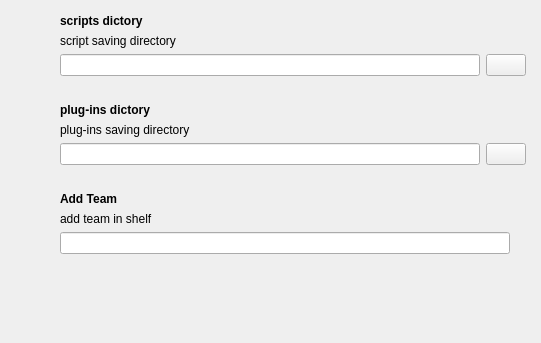
<?xml version="1.0" encoding="UTF-8"?>
<ui version="4.0">
 <class>Dialog</class>
 <widget class="QDialog" name="Dialog">
  <property name="geometry">
   <rect>
    <x>0</x>
    <y>0</y>
    <width>541</width>
    <height>343</height>
   </rect>
  </property>
  <property name="windowTitle">
   <string>Dialog</string>
  </property>
  <layout class="QHBoxLayout" name="horizontalLayout_6">
   <item>
    <layout class="QVBoxLayout" name="verticalLayout_3">
     <item>
      <layout class="QHBoxLayout" name="horizontalLayout_3">
       <item alignment="Qt::AlignTop">
        <widget class="QPushButton" name="scriptsConfig">
         <property name="sizePolicy">
          <sizepolicy hsizetype="Fixed" vsizetype="Fixed">
           <horstretch>0</horstretch>
           <verstretch>0</verstretch>
          </sizepolicy>
         </property>
         <property name="cursor">
          <cursorShape>PointingHandCursor</cursorShape>
         </property>
         <property name="styleSheet">
          <string notr="true">QPushButton#scriptsConfig { 
	background-color:rgba(0, 0, 0, 0);
	qproperty-icon:url(:/room/icons8-settings-50.png);
}</string>
         </property>
         <property name="text">
          <string/>
         </property>
         <property name="autoDefault">
          <bool>true</bool>
         </property>
         <property name="flat">
          <bool>true</bool>
         </property>
        </widget>
       </item>
       <item>
        <widget class="QWidget" name="widget_2" native="true">
         <layout class="QVBoxLayout" name="verticalLayout">
          <property name="leftMargin">
           <number>3</number>
          </property>
          <property name="topMargin">
           <number>3</number>
          </property>
          <property name="rightMargin">
           <number>3</number>
          </property>
          <property name="bottomMargin">
           <number>3</number>
          </property>
          <item>
           <widget class="QLabel" name="label">
            <property name="font">
             <font>
              <family>Arial</family>
              <weight>75</weight>
              <bold>true</bold>
             </font>
            </property>
            <property name="text">
             <string>scripts dictory</string>
            </property>
           </widget>
          </item>
          <item>
           <widget class="QLabel" name="label_2">
            <property name="font">
             <font>
              <family>Arial</family>
             </font>
            </property>
            <property name="text">
             <string>script saving directory</string>
            </property>
           </widget>
          </item>
          <item>
           <layout class="QHBoxLayout" name="horizontalLayout" stretch="0,0">
            <property name="spacing">
             <number>6</number>
            </property>
            <property name="sizeConstraint">
             <enum>QLayout::SetDefaultConstraint</enum>
            </property>
            <property name="leftMargin">
             <number>0</number>
            </property>
            <item>
             <widget class="QLineEdit" name="lineEdit">
              <property name="sizePolicy">
               <sizepolicy hsizetype="Maximum" vsizetype="Fixed">
                <horstretch>0</horstretch>
                <verstretch>0</verstretch>
               </sizepolicy>
              </property>
              <property name="minimumSize">
               <size>
                <width>420</width>
                <height>0</height>
               </size>
              </property>
              <property name="maximumSize">
               <size>
                <width>16777215</width>
                <height>16777215</height>
               </size>
              </property>
             </widget>
            </item>
            <item>
             <widget class="QPushButton" name="scriptsFind">
              <property name="sizePolicy">
               <sizepolicy hsizetype="Fixed" vsizetype="Fixed">
                <horstretch>0</horstretch>
                <verstretch>0</verstretch>
               </sizepolicy>
              </property>
              <property name="styleSheet">
               <string notr="true">QPushButton#scriptsFind { 
	qproperty-icon:url(:/room/icons8-folder-50-5.png)
}</string>
              </property>
              <property name="text">
               <string/>
              </property>
             </widget>
            </item>
           </layout>
          </item>
         </layout>
        </widget>
       </item>
      </layout>
     </item>
     <item>
      <spacer name="verticalSpacer">
       <property name="orientation">
        <enum>Qt::Vertical</enum>
       </property>
       <property name="sizeType">
        <enum>QSizePolicy::Fixed</enum>
       </property>
       <property name="sizeHint" stdset="0">
        <size>
         <width>20</width>
         <height>15</height>
        </size>
       </property>
      </spacer>
     </item>
     <item>
      <layout class="QHBoxLayout" name="horizontalLayout_4">
       <item alignment="Qt::AlignTop">
        <widget class="QPushButton" name="pluginsConfig">
         <property name="sizePolicy">
          <sizepolicy hsizetype="Fixed" vsizetype="Fixed">
           <horstretch>0</horstretch>
           <verstretch>0</verstretch>
          </sizepolicy>
         </property>
         <property name="cursor">
          <cursorShape>PointingHandCursor</cursorShape>
         </property>
         <property name="styleSheet">
          <string notr="true">QPushButton#pluginsConfig { 
	background-color:rgba(0, 0, 0, 0);
	qproperty-icon:url(:/room/icons8-settings-50.png);
}</string>
         </property>
         <property name="text">
          <string/>
         </property>
         <property name="flat">
          <bool>true</bool>
         </property>
        </widget>
       </item>
       <item>
        <widget class="QWidget" name="widget_3" native="true">
         <layout class="QVBoxLayout" name="verticalLayout_2">
          <property name="leftMargin">
           <number>3</number>
          </property>
          <property name="topMargin">
           <number>3</number>
          </property>
          <property name="rightMargin">
           <number>3</number>
          </property>
          <property name="bottomMargin">
           <number>3</number>
          </property>
          <item>
           <widget class="QLabel" name="label_3">
            <property name="font">
             <font>
              <family>Arial</family>
              <weight>75</weight>
              <bold>true</bold>
             </font>
            </property>
            <property name="text">
             <string>plug-ins dictory</string>
            </property>
           </widget>
          </item>
          <item>
           <widget class="QLabel" name="label_4">
            <property name="font">
             <font>
              <family>Arial</family>
             </font>
            </property>
            <property name="text">
             <string>plug-ins saving directory</string>
            </property>
           </widget>
          </item>
          <item>
           <layout class="QHBoxLayout" name="horizontalLayout_2">
            <item>
             <widget class="QLineEdit" name="lineEdit_2">
              <property name="sizePolicy">
               <sizepolicy hsizetype="Maximum" vsizetype="Fixed">
                <horstretch>0</horstretch>
                <verstretch>0</verstretch>
               </sizepolicy>
              </property>
              <property name="minimumSize">
               <size>
                <width>420</width>
                <height>0</height>
               </size>
              </property>
              <property name="maximumSize">
               <size>
                <width>16777215</width>
                <height>16777215</height>
               </size>
              </property>
              <property name="text">
               <string/>
              </property>
             </widget>
            </item>
            <item>
             <widget class="QPushButton" name="pluginsFind">
              <property name="sizePolicy">
               <sizepolicy hsizetype="Fixed" vsizetype="Fixed">
                <horstretch>0</horstretch>
                <verstretch>0</verstretch>
               </sizepolicy>
              </property>
              <property name="styleSheet">
               <string notr="true">QPushButton#pluginsFind { 
	qproperty-icon:url(:/room/icons8-folder-50-5.png)
}</string>
              </property>
              <property name="text">
               <string/>
              </property>
             </widget>
            </item>
           </layout>
          </item>
         </layout>
        </widget>
       </item>
      </layout>
     </item>
     <item>
      <spacer name="verticalSpacer_3">
       <property name="orientation">
        <enum>Qt::Vertical</enum>
       </property>
       <property name="sizeType">
        <enum>QSizePolicy::Fixed</enum>
       </property>
       <property name="sizeHint" stdset="0">
        <size>
         <width>20</width>
         <height>15</height>
        </size>
       </property>
      </spacer>
     </item>
     <item>
      <layout class="QHBoxLayout" name="horizontalLayout_5">
       <item alignment="Qt::AlignTop">
        <widget class="QPushButton" name="addTeamConfig">
         <property name="sizePolicy">
          <sizepolicy hsizetype="Fixed" vsizetype="Fixed">
           <horstretch>0</horstretch>
           <verstretch>0</verstretch>
          </sizepolicy>
         </property>
         <property name="cursor">
          <cursorShape>PointingHandCursor</cursorShape>
         </property>
         <property name="styleSheet">
          <string notr="true">QPushButton#addTeamConfig { 
	background-color:rgba(0, 0, 0, 0);
	qproperty-icon:url(:/room/icons8-settings-50.png);
}</string>
         </property>
         <property name="text">
          <string/>
         </property>
         <property name="flat">
          <bool>true</bool>
         </property>
        </widget>
       </item>
       <item>
        <widget class="QWidget" name="widget" native="true">
         <layout class="QVBoxLayout" name="verticalLayout_4">
          <property name="leftMargin">
           <number>3</number>
          </property>
          <property name="topMargin">
           <number>3</number>
          </property>
          <property name="rightMargin">
           <number>3</number>
          </property>
          <property name="bottomMargin">
           <number>3</number>
          </property>
          <item>
           <widget class="QLabel" name="label_5">
            <property name="font">
             <font>
              <family>Arial</family>
              <weight>75</weight>
              <bold>true</bold>
             </font>
            </property>
            <property name="text">
             <string>Add Team</string>
            </property>
           </widget>
          </item>
          <item>
           <widget class="QLabel" name="label_6">
            <property name="font">
             <font>
              <family>Arial</family>
             </font>
            </property>
            <property name="text">
             <string>add team in shelf </string>
            </property>
           </widget>
          </item>
          <item>
           <widget class="QLineEdit" name="lineEdit_3">
            <property name="sizePolicy">
             <sizepolicy hsizetype="Maximum" vsizetype="Fixed">
              <horstretch>0</horstretch>
              <verstretch>0</verstretch>
             </sizepolicy>
            </property>
            <property name="minimumSize">
             <size>
              <width>450</width>
              <height>0</height>
             </size>
            </property>
            <property name="maximumSize">
             <size>
              <width>16777215</width>
              <height>16777215</height>
             </size>
            </property>
            <property name="text">
             <string/>
            </property>
           </widget>
          </item>
         </layout>
        </widget>
       </item>
      </layout>
     </item>
     <item>
      <spacer name="verticalSpacer_2">
       <property name="orientation">
        <enum>Qt::Vertical</enum>
       </property>
       <property name="sizeType">
        <enum>QSizePolicy::Expanding</enum>
       </property>
       <property name="sizeHint" stdset="0">
        <size>
         <width>20</width>
         <height>235</height>
        </size>
       </property>
      </spacer>
     </item>
    </layout>
   </item>
   <item>
    <spacer name="horizontalSpacer">
     <property name="orientation">
      <enum>Qt::Horizontal</enum>
     </property>
     <property name="sizeHint" stdset="0">
      <size>
       <width>3</width>
       <height>20</height>
      </size>
     </property>
    </spacer>
   </item>
  </layout>
 </widget>
 <resources>
  <include location="../resource/resource.qrc"/>
 </resources>
 <connections/>
</ui>
